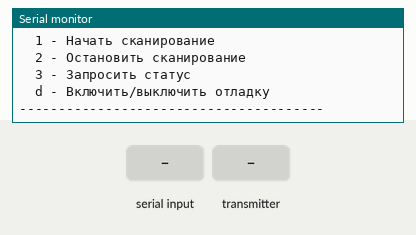
Recording of a sketch running on a simulated Arduino Uno, built with avr-gcc and run on an emulated ATmega328P. Shown: the last lines printed to the serial monitor. The test bench sets the inputs (shaded band). No radio packets arrive unless stated.

Above: at 1.4 s.
1.5 s: "1\n" received over Serial
At 2.3 s:
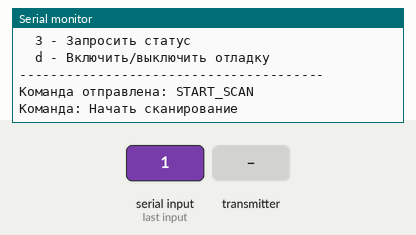
3.0 s: the transmitter starts sending horizAngle = 0
At 3.11 s:
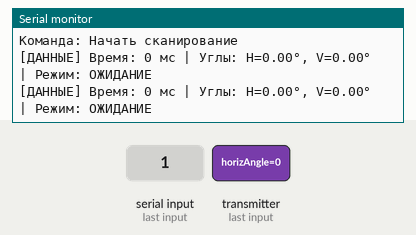
4.9 s: the transmitter starts sending vertAngle = 45
At 5.15 s:
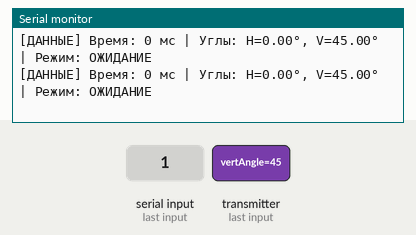
7.9 s: the transmitter starts sending scanMode = 64
At 8.13 s:
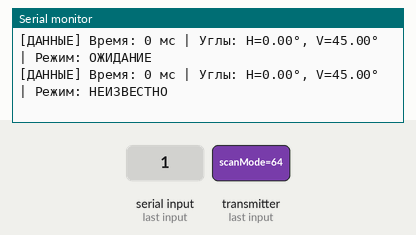
9.9 s: byte 50 ('2') received over Serial
11.6 s: the transmitter starts sending timestamp = 256
At 15.5 s:
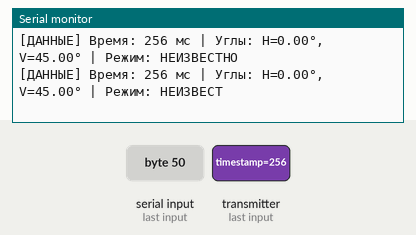

Measured:
- after the input at 1.5 s, the serial monitor: prints a new line at once (image 1)
- after the input at 3.0 s, the serial monitor: prints a new line at once (image 2)
- after the input at 4.9 s, the serial monitor: prints a new line after 0.14 s (image 3)
- after the input at 7.9 s, the serial monitor: prints a new line after 0.13 s (image 4)
- after the input at 11.6 s, the serial monitor: prints a new line after 0.08 s (image 5)

The sketch:

transmitter.ino
```cpp
#include <SPI.h>
#include <nRF24L01.h>
#include <RF24.h>

// Пины подключения
#define CE_PIN   10
#define CSN_PIN  9

// Адреса радиоканалов
const uint64_t LISTENING_PIPE = 0xF0F0F0F0E1LL;  // Для отправки команд
const uint64_t BROADCAST_PIPE = 0xF0F0F0F0D2LL;  // Для приема данных

// Команды
#define CMD_START_SCAN   "START_SCAN"
#define CMD_STOP_SCAN    "STOP_SCAN"
#define CMD_STATUS       "STATUS"

// Структура для приема данных
struct DataPacket {
  float horizAngle;
  float vertAngle;
  uint8_t scanMode;
  uint32_t timestamp;
};

RF24 radio(CE_PIN, CSN_PIN);
DataPacket receivedData;

void setup() {
  Serial.begin(9600);

  Serial.println(F("=== ПУЛЬТ УПРАВЛЕНИЯ СИСТЕМОЙ НАВЕДЕНИЯ ==="));

  // Инициализация радиомодуля
  if (!radio.begin()) {
    Serial.println(F("Ошибка инициализации NRF24!"));
    while (1);
  }

  radio.openWritingPipe(LISTENING_PIPE);
  radio.openReadingPipe(1, BROADCAST_PIPE);
  radio.setPALevel(RF24_PA_HIGH);
  radio.setDataRate(RF24_250KBPS);
  radio.setChannel(100);

  Serial.println(F("Доступные команды:"));
  Serial.println(F("  1 - Начать сканирование"));
  Serial.println(F("  2 - Остановить сканирование"));
  Serial.println(F("  3 - Запросить статус"));
  Serial.println(F("  d - Включить/выключить отладку"));
  Serial.println(F("---------------------------------------"));
}

void loop() {
  if (Serial.available()) {
    char cmd = Serial.read();
    processCommand(cmd);
  }
  if (radio.available()) {
    radio.read(&receivedData, sizeof(receivedData));
    displayReceivedData();
  }
}

// Обработка команд
void processCommand(char cmd) {
  switch (cmd) {
    case '1':
      sendCommand(CMD_START_SCAN);
      Serial.println(F("Команда: Начать сканирование"));
      break;

    case '2':
      sendCommand(CMD_STOP_SCAN);
      Serial.println(F("Команда: Остановить сканирование"));
      break;

    case '3':
      sendCommand(CMD_STATUS);
      Serial.println(F("Команда: Запросить статус"));
      break;

    case 'd':
    case 'D':
      toggleDebug();
      break;

    case '\n':
    case '\r':
      break;

    default:
      Serial.println(F("Неизвестная команда"));
      break;
  }
}

// Отправка команды
void sendCommand(const char* command) {
  radio.stopListening();
  radio.openWritingPipe(LISTENING_PIPE);

  if (radio.write(command, strlen(command) + 1)) {
    Serial.print(F("Команда отправлена: "));
    Serial.println(command);
  } else {
    Serial.println(F("Ошибка отправки команды!"));
  }

  radio.startListening();
}

// Отображение полученных данных
void displayReceivedData() {
  Serial.print(F("\n[ДАННЫЕ] Время: "));
  Serial.print(receivedData.timestamp);
  Serial.print(F(" мс | Углы: H="));
  Serial.print(receivedData.horizAngle);
  Serial.print(F("°, V="));
  Serial.print(receivedData.vertAngle);
  Serial.print(F("° | Режим: "));

  switch (receivedData.scanMode) {
    case 0: Serial.print(F("ОЖИДАНИЕ")); break;
    case 1: Serial.print(F("ГОРИЗОНТАЛЬНЫЙ")); break;
    case 2: Serial.print(F("ВЕРТИКАЛЬНЫЙ")); break;
    case 3: Serial.print(F("ДИАГОНАЛЬНЫЙ 1")); break;
    case 4: Serial.print(F("ДИАГОНАЛЬНЫЙ 2")); break;
    case 5: Serial.print(F("ЗАВЕРШЕНО")); break;
    default: Serial.print(F("НЕИЗВЕСТНО")); break;
  }

  Serial.println();
}

// Включение/выключение отладки
void toggleDebug() {
  static bool debugEnabled = false;
  debugEnabled = !debugEnabled;

  if (debugEnabled) {
    Serial.println(F("Режим отладки ВКЛЮЧЕН"));
  } else {
    Serial.println(F("Режим отладки ВЫКЛЮЧЕН"));
  }
}
```
